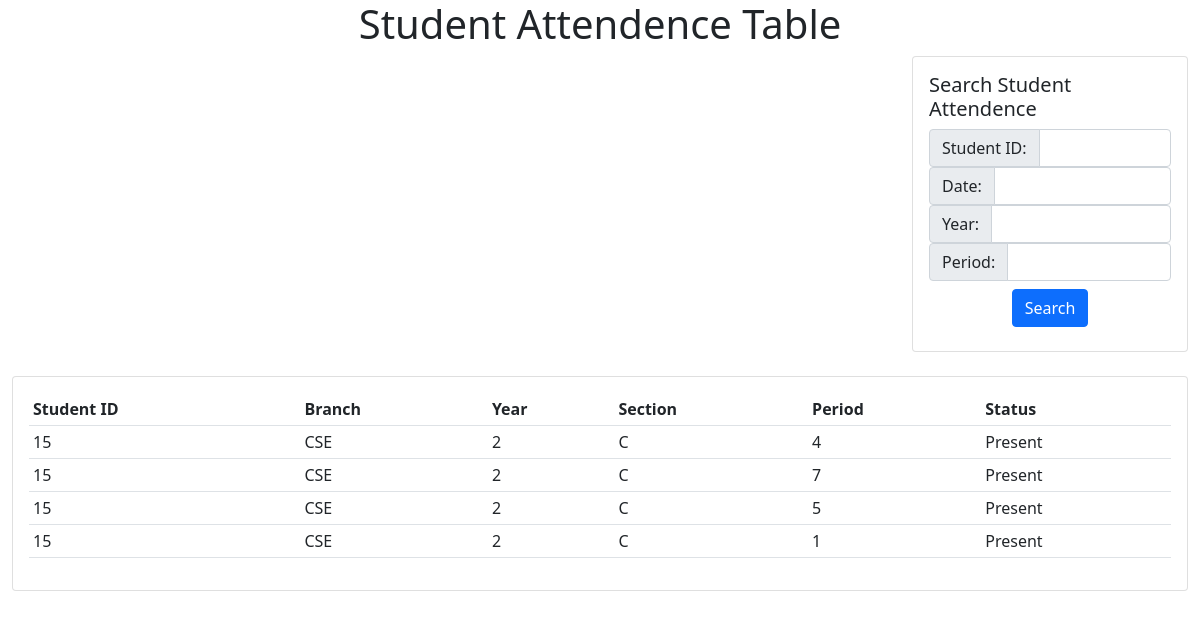
The app's page /view_attendance_home (signed in) with its own data.
### recognition/models.py (models this page shows, shortened)
class Attendence(models.Model):
    Faculty_Name = models.CharField(max_length=200, null=True, blank=True)
    Student_ID = models.CharField(max_length=200, null=True, blank=True)
    date = models.DateField(auto_now_add = True, null = True)
    time = models.TimeField(auto_now_add=True, null = True)
    branch = models.CharField(max_length=200, null = True)
    year = models.CharField(max_length=200, null = True)
    section = models.CharField(max_length=200, null = True)
    period= models.CharField(max_length=200, null = True)
    status = models.CharField(max_length=200, null = True, default='Absent')

### recognition/views.py (the view)
# urls.py: path('view_attendance_home', recog_views.view_attendance_home ,name='view-attendance-home'),
@login_required
def view_attendance_home(request):
    attendences = Attendence.objects.all()
    myFilter = AttendenceFilter(request.GET, queryset=attendences)
    attendences = myFilter.qs
    context = {'myFilter':myFilter, 'attendences': attendences, 'ta':False}
    return render(request,"attendence_table.html", context)

### recognition/templates/attendence_table.html (shortened to what this page needs)
<!DOCTYPE html>
<html lang="en">
<head>
    <link href="https://cdn.jsdelivr.net/npm/bootstrap@5.0.2/dist/css/bootstrap.min.css" rel="stylesheet">
</head>
<body>
    <div class="container-fluid ">
        <center><h1> Student Attendence Table</h1></center>
        <div class="row ">
            <div class="col-md-3">
            </div>
            <div class="col-md-3">
            </div>
            <div class="col-md-3">
            </div>
            <div class="col-md-3 ">
                <div class="card card-body">
                        <h5>Search Student Attendence</h5>
                    <center>
                        <form method="get">
                            <div class="input-group">
                                <label  class="input-group-text" for="id_Student_ID">Student ID:</label>
                                <input class="form-control" type="text" name="Student_ID" id="id_Student_ID">
                            </div>
                            <div class="input-group">
            <label  class="input-group-text"  for="id_date">Date:</label>
              <input class="form-control" type="text" name="date" id="id_date">
            </div>
            <div class="input-group">
            <label class="input-group-text" for="id_year">Year:</label>
              <input class="form-control" type="text" name="year" id="id_year">
            </div>
            <div class="input-group">
            <label class="input-group-text" for="id_period">Period:</label>
              <input class="form-control" type="text" name="period" id="id_period">
            </div>
                            <button class="btn btn-primary my-2" type="submit">Search</button>
                        </form>
                    </center>
                </div>
            </div>
        </div>
        <br>
        <div class="row">
            <div class="col-sm-12">
                <div class="card card-body">
                    <table class="table table-sm">
                        <tbody><tr>
                            <th>Student ID</th>
                            <th>Branch</th>
                            <th>Year</th>
                            <th>Section</th>
                            <th>Period</th>
                            <th>Status</th>
                        </tr>
                        {% for attendence in attendences %}
                        <tr>
                            <td>{{ attendence.Student_ID }}</td>
                            <td>{{ attendence.branch }}</td>
                            <td>{{ attendence.year }}</td>
                            <td>{{ attendence.section }}</td>
                            <td>{{ attendence.period }}</td>
                            <td>{{ attendence.status }}</td>
                        </tr>
                        {% endfor %}
                    </tbody></table>
                </div>
            </div>
        </div>
            </div>
</body>
</html>

### records on screen
Attendence: Student_ID "15", branch "CSE", year "2", section "C", period "4", status "Present"
Attendence: Student_ID "15", branch "CSE", year "2", section "C", period "7", status "Present"
Attendence: Student_ID "15", branch "CSE", year "2", section "C", period "5", status "Present"
Attendence: Student_ID "15", branch "CSE", year "2", section "C", period "1", status "Present"
